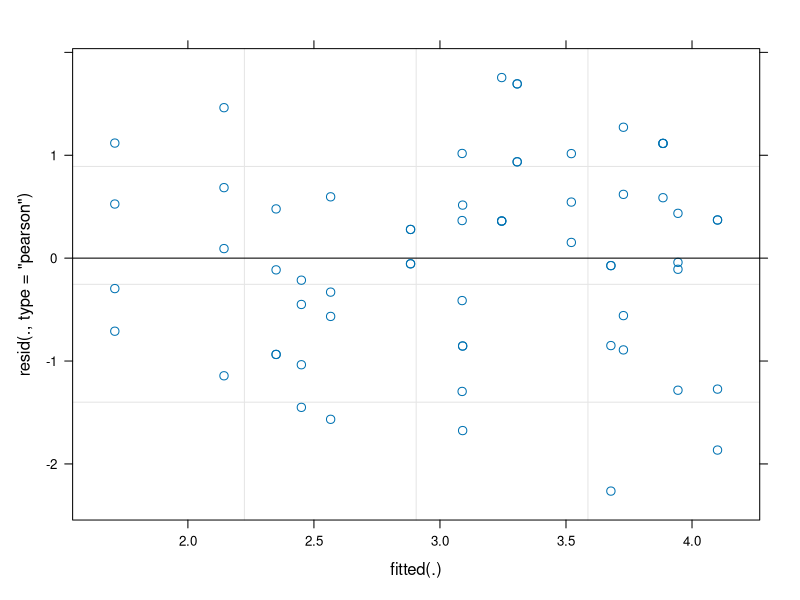

This chart was generated by the following R code: (Note: this script raises an error after producing the figure.)
## ---- chunk 1
wm <- read.csv("final_data.csv")
wm$User <- as.factor(wm$User)
wm$Time <- as.factor(wm$Time)
wm$Activity <- as.factor(wm$Activity)
## ---- chunk 2
library(lmerTest)
wm_lmer <- lmer(Score ~ Time * Activity + (1|User),
                data = wm,
                contrasts = list(Time = "contr.helmert",
                Activity = "contr.helmert"))
## ---- chunk 3
summary(wm_lmer)
## ---- chunk 4
ranova(wm_lmer)
## ---- chunk 5
plot(wm_lmer,which=4)
## ---- chunk 6
wm_aov <- aov(Score ~ Time * Activity + User,
                data = wm,
                contrasts = list(Time = "contr.helmert",
                Activity = "contr.helmert"))
## ---- chunk 7
summary(wm_aov)
## ---- chunk 8
plot(wm_aov2,which=2)
## ---- chunk 9
wm_aov2 <- aov(Score ~ Time * Activity * User,
                data = wm,
                contrasts = list(Time = "contr.helmert",
                Activity = "contr.helmert"))
## ---- chunk 10
anova(wm_aov2)
## ---- chunk 11
wm_lmer2 <- lmer(Score ~ Time * Activity
                 + (Time + Activity|User),
                data = wm,
                contrasts = list(Time = "contr.helmert",
                Activity = "contr.helmert"))
## ---- chunk 12
summary(wm_lmer2)
## ---- chunk 13
ranova(wm_lmer2)
